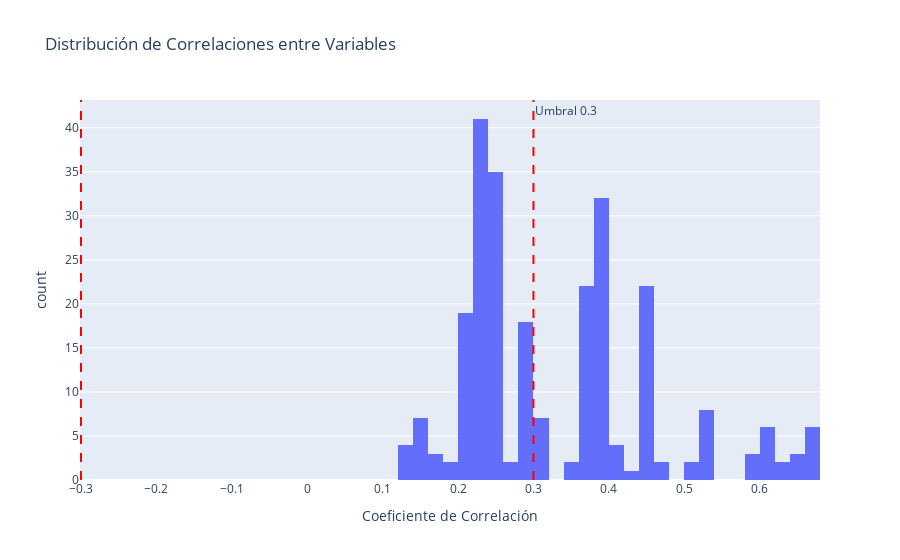

The notebook cell saved with this chart:
### Code cell
# evaluacion de correlaciones
def assess_correlations(data, variables, threshold=0.3):    
    corr_matrix = data[variables].corr()
    
    # Porcentaje de correlaciones significativas
    significant_corrs = (abs(corr_matrix) >= threshold).sum().sum() - len(variables)
    total_possible_corrs = len(variables) * (len(variables) - 1)
    percent_significant = (significant_corrs / total_possible_corrs) * 100
    
    print(f"Umbral de correlación: |r| ≥ {threshold}")
    print(f"Correlaciones significativas: {significant_corrs}/{total_possible_corrs}")
    print(f"Porcentaje: {percent_significant:.1f}%")
    
    # Visualización de distribución de correlaciones
    corr_values = corr_matrix.values[np.triu_indices_from(corr_matrix.values, k=1)]
    
    fig = px.histogram(
        x=corr_values,
        nbins=50,
        title='Distribución de Correlaciones entre Variables',
        labels={'x': 'Coeficiente de Correlación', 'y': 'Frecuencia'}
    )
    
    fig.add_vline(x=threshold, line_dash="dash", line_color="red", 
                  annotation_text=f"Umbral {threshold}")
    fig.add_vline(x=-threshold, line_dash="dash", line_color="red")
    
    fig.update_layout(showlegend=False)
    fig.show()
    
    # Matriz de correlaciones
    corr_det = np.linalg.det(corr_matrix)
    print(f"Determinante de la matriz de correlación: {corr_det:.6f}")
    
    # Test de esfericidad de Bartlett (aproximado)
    n = len(data)
    p = len(variables)
    chi_square = -((n - 1) - (2 * p + 5) / 6) * np.log(corr_det)
    df = p * (p - 1) / 2
    
    print(f"Chi-cuadrado aproximado: {chi_square:.2f}")
    print(f"Grados de libertad: {df}")
    
    return percent_significant

# Evaluar correlaciones
corr_percentage = assess_correlations(data_imputed, satisfaction_vars)

### Figure 1 — Plotly figure (JSON) as saved in the notebook; plotly's stock layout.template omitted (floating-point values rounded to 4 significant figures; data arrays with more than 128 entries replaced by an {"elided": "..."} marker saying what was removed)
{"data": [{"bingroup": "x", "hovertemplate": "Coeficiente de Correlación=%{x}<br>count=%{y}<extra></extra>", "legendgroup": "", "marker": {"color": "#636efa", "pattern": {"shape": ""}}, "name": "", "nbinsx": 50, "orientation": "v", "showlegend": false, "type": "histogram", "x": {"elided": "253 float values"}, "xaxis": "x", "yaxis": "y"}], "layout": {"annotations": [{"showarrow": false, "text": "Umbral 0.3", "x": 0.3, "xanchor": "left", "xref": "x", "y": 1, "yanchor": "top", "yref": "y domain"}], "barmode": "relative", "legend": {"tracegroupgap": 0}, "shapes": [{"line": {"color": "red", "dash": "dash"}, "type": "line", "x0": 0.3, "x1": 0.3, "xref": "x", "y0": 0, "y1": 1, "yref": "y domain"}, {"line": {"color": "red", "dash": "dash"}, "type": "line", "x0": -0.3, "x1": -0.3, "xref": "x", "y0": 0, "y1": 1, "yref": "y domain"}], "showlegend": false, "title": {"text": "Distribución de Correlaciones entre Variables"}, "xaxis": {"anchor": "y", "domain": [0, 1], "title": {"text": "Coeficiente de Correlación"}}, "yaxis": {"anchor": "x", "domain": [0, 1], "title": {"text": "count"}}}}
